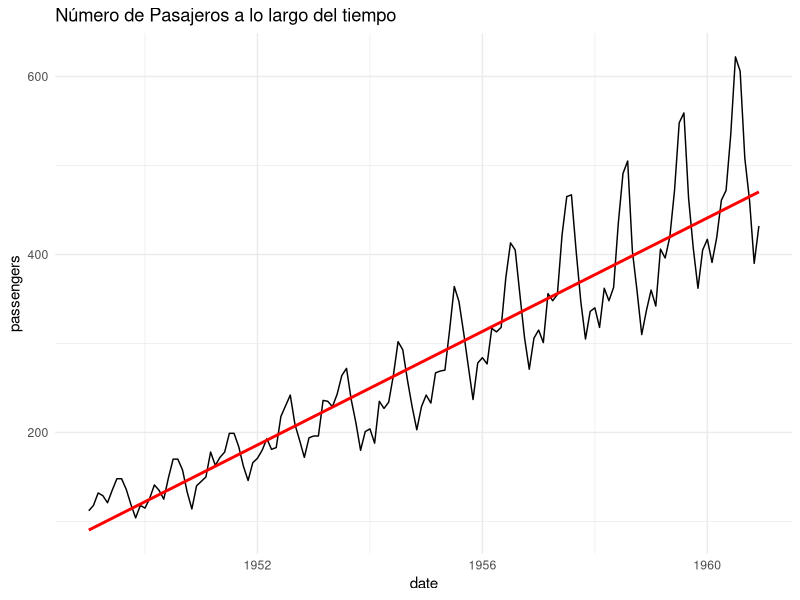
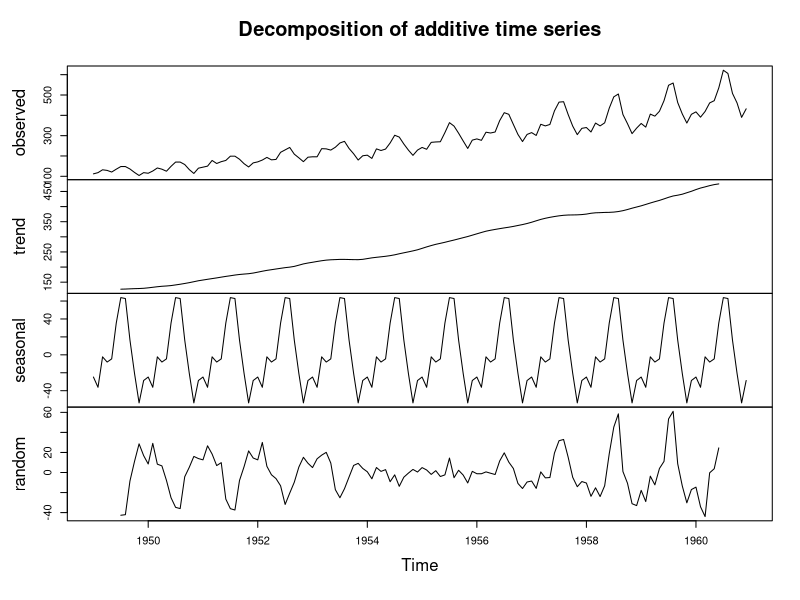
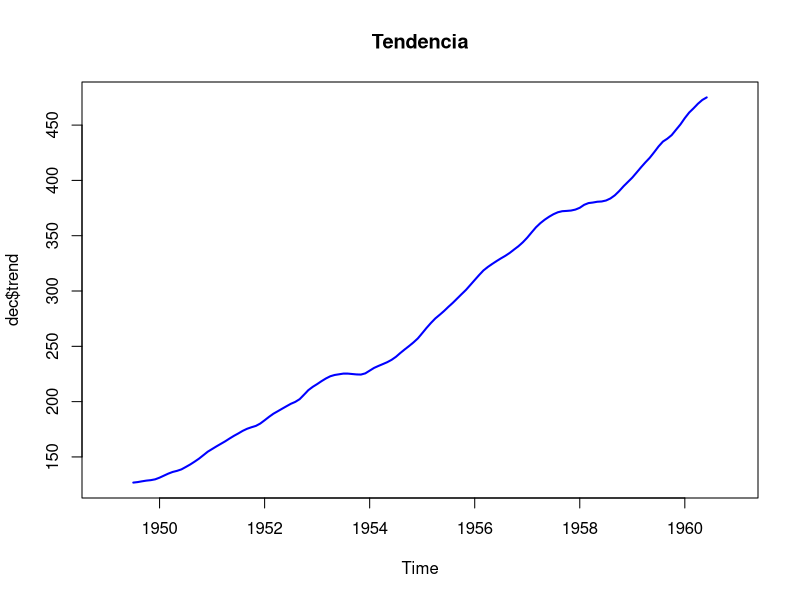
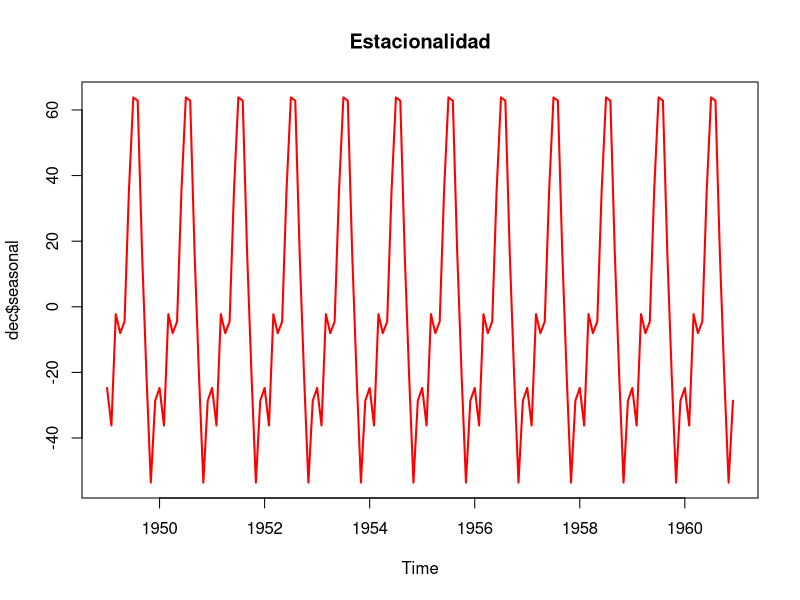
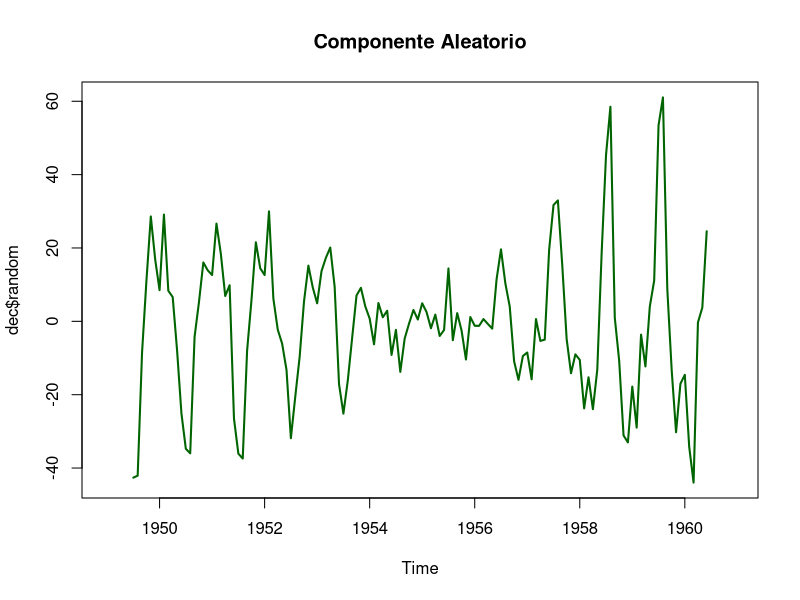
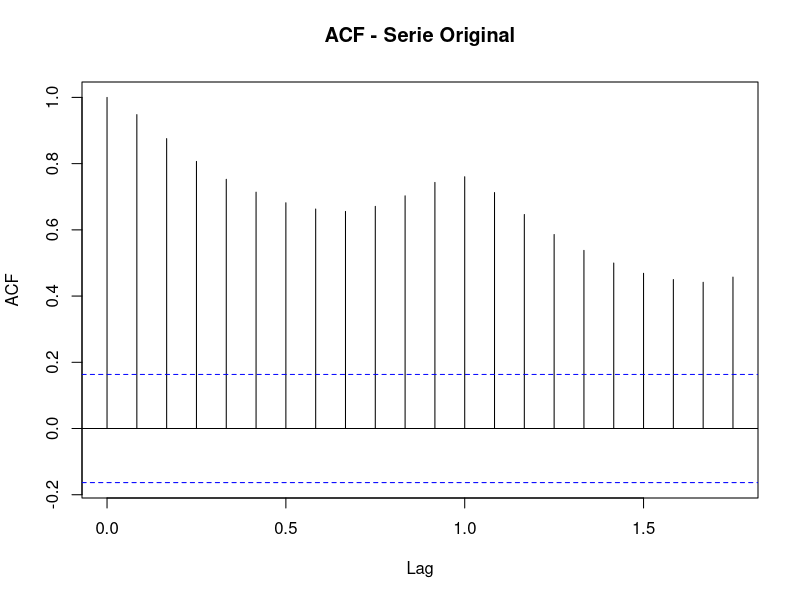
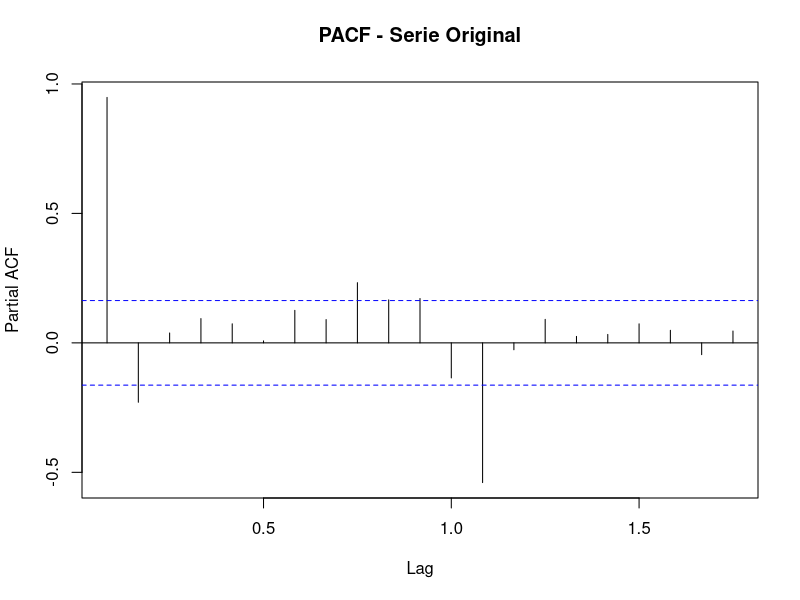
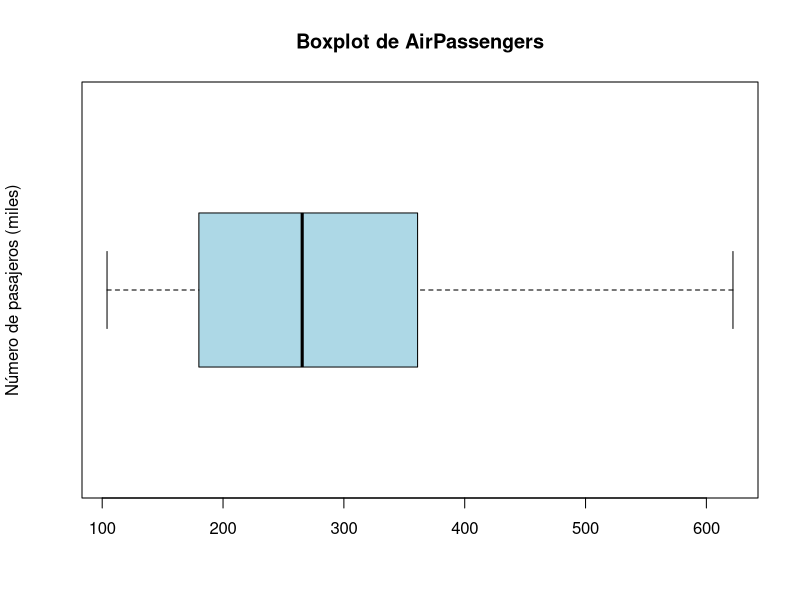

Reproduce these figures in R, in order.
library(tidyverse)

# 1. Cargar el dataset
data("AirPassengers")

## Inspeccionar la estructura del dataset
print(class(AirPassengers))   # Verifica que es una serie temporal (ts)
print(summary(AirPassengers)) # Resumen estadístico
print(start(AirPassengers))   # Inicio de la serie
print(end(AirPassengers))     # Fin de la serie
print(frequency(AirPassengers)) # Frecuencia: 12 (mensual)
time(AirPassengers)
head(AirPassengers,60)
      
# 2. Exploración inicial
library(tidyverse)

df <- data.frame(
  date = time(AirPassengers),
  passengers = as.numeric(AirPassengers)
)
ggplot(df, aes(x = date, y = passengers)) +
  geom_line() +
  geom_smooth(method = "lm", se = FALSE, color = "red") +
  theme_minimal()+
  ggtitle("Número de Pasajeros a lo largo del tiempo")
          
cat("La media de la serie temporal AirPassengers es: ", mean(AirPassengers), "\n")
cat("La desviación típica de la serie temporal AirPassengers es: ", sd(AirPassengers))

# 3. Análisis de tendencia y estacionalidad
dec <- decompose(AirPassengers)
plot(dec)   

print("Graficamos la Tendencia")
plot(dec$trend, main = "Tendencia", col = "blue", lwd = 2)
print("Graficamos la Estacionalidad")
plot(dec$seasonal, main = "Estacionalidad", col = "red", lwd = 2)
print("Graficamos el Componente Aleatorio")
plot(dec$random, main = "Componente Aleatorio", col = "darkgreen", lwd = 2)

#4. Análisis de estacionariedad:

acf(AirPassengers, main = "ACF - Serie Original")
pacf(AirPassengers, main = "PACF - Serie Original")
library(tseries)
adf.test(AirPassengers)
diff(AirPassengers)

#5. Detección de valores atípicos:

outliers <- df %>% ggplot(aes(x = date, y = passengers)) +
  geom_boxplot()
# Boxplot básico
boxplot(AirPassengers,
        main = "Boxplot de AirPassengers",
        ylab = "Número de pasajeros (miles)",
        col = "lightblue",
        horizontal = TRUE)
# No hay atípicos, salvo picos estacionales normales

#6. Interpretación de resultados:

cat("La serie muestra tendencia creciente y fuerte estacionalidad anual.\n")
cat("La variabilidad aumenta con el tiempo (mejor trabajar con log). \n")
cat("Tras la diferenciación, la serie se vuelve estacionaria.\n")
cat("Algunos valores marcados como outliers corresponden a picos estacionales normales.\n")
